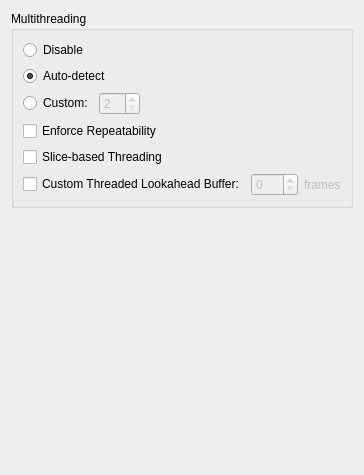
     <widget class="QWidget" name="tab_9">
      <attribute name="title">
       <string>Advanced 2</string>
      </attribute>
      <layout class="QVBoxLayout" name="verticalLayout_4">
       <item>
        <widget class="QGroupBox" name="groupBox_17">
         <property name="title">
          <string>Multithreading</string>
         </property>
         <layout class="QVBoxLayout" name="_2">
          <property name="spacing">
           <number>6</number>
          </property>
          <property name="margin">
           <number>9</number>
          </property>
          <item>
           <layout class="QVBoxLayout" name="_4">
            <property name="spacing">
             <number>6</number>
            </property>
            <property name="margin">
             <number>0</number>
            </property>
            <item>
             <widget class="QRadioButton" name="threadDisableRadioButton">
              <property name="text">
               <string>Disable</string>
              </property>
             </widget>
            </item>
            <item>
             <widget class="QRadioButton" name="threadAutoDetectRadioButton">
              <property name="text">
               <string>Auto-detect</string>
              </property>
              <property name="checked">
               <bool>true</bool>
              </property>
             </widget>
            </item>
            <item>
             <layout class="QHBoxLayout" name="_14">
              <property name="spacing">
               <number>6</number>
              </property>
              <property name="margin">
               <number>0</number>
              </property>
              <item>
               <widget class="QRadioButton" name="threadCustomRadioButton">
                <property name="text">
                 <string comment="multithreading">Custom:</string>
                </property>
               </widget>
              </item>
              <item>
               <widget class="QSpinBox" name="threadCustomSpinBox">
                <property name="enabled">
                 <bool>false</bool>
                </property>
                <property name="minimum">
                 <number>2</number>
                </property>
                <property name="maximum">
                 <number>32</number>
                </property>
               </widget>
              </item>
              <item>
               <spacer name="spacer_2">
                <property name="orientation">
                 <enum>Qt::Horizontal</enum>
                </property>
                <property name="sizeHint" stdset="0">
                 <size>
                  <width>0</width>
                  <height>0</height>
                 </size>
                </property>
               </spacer>
              </item>
             </layout>
            </item>
           </layout>
          </item>
          <item>
           <widget class="QCheckBox" name="repeatabilityCheckBox">
            <property name="text">
             <string>Enforce Repeatability</string>
            </property>
           </widget>
          </item>
          <item>
           <widget class="QCheckBox" name="sliceThreadingCheckBox">
            <property name="text">
             <string>Slice-based Threading</string>
            </property>
           </widget>
          </item>
          <item>
           <layout class="QHBoxLayout" name="_15">
            <property name="spacing">
             <number>6</number>
            </property>
            <property name="margin">
             <number>0</number>
            </property>
            <item>
             <widget class="QCheckBox" name="threadedLookaheadCheckBox">
              <property name="text">
               <string>Custom Threaded Lookahead Buffer:</string>
              </property>
             </widget>
            </item>
            <item>
             <widget class="QSpinBox" name="threadedLookaheadSpinBox">
              <property name="enabled">
               <bool>false</bool>
              </property>
              <property name="maximum">
               <number>250</number>
              </property>
             </widget>
            </item>
            <item>
             <widget class="QLabel" name="lblThreadedFrames">
              <property name="enabled">
               <bool>false</bool>
              </property>
              <property name="text">
               <string>frames</string>
              </property>
             </widget>
            </item>
            <item>
             <spacer name="spacer">
              <property name="orientation">
               <enum>Qt::Horizontal</enum>
              </property>
              <property name="sizeHint" stdset="0">
               <size>
                <width>0</width>
                <height>0</height>
               </size>
              </property>
             </spacer>
            </item>
           </layout>
          </item>
         </layout>
        </widget>
       </item>
       <item>
        <spacer name="verticalSpacer">
         <property name="orientation">
          <enum>Qt::Vertical</enum>
         </property>
         <property name="sizeHint" stdset="0">
          <size>
           <width>20</width>
           <height>256</height>
          </size>
         </property>
        </spacer>
       </item>
      </layout>
     </widget>
